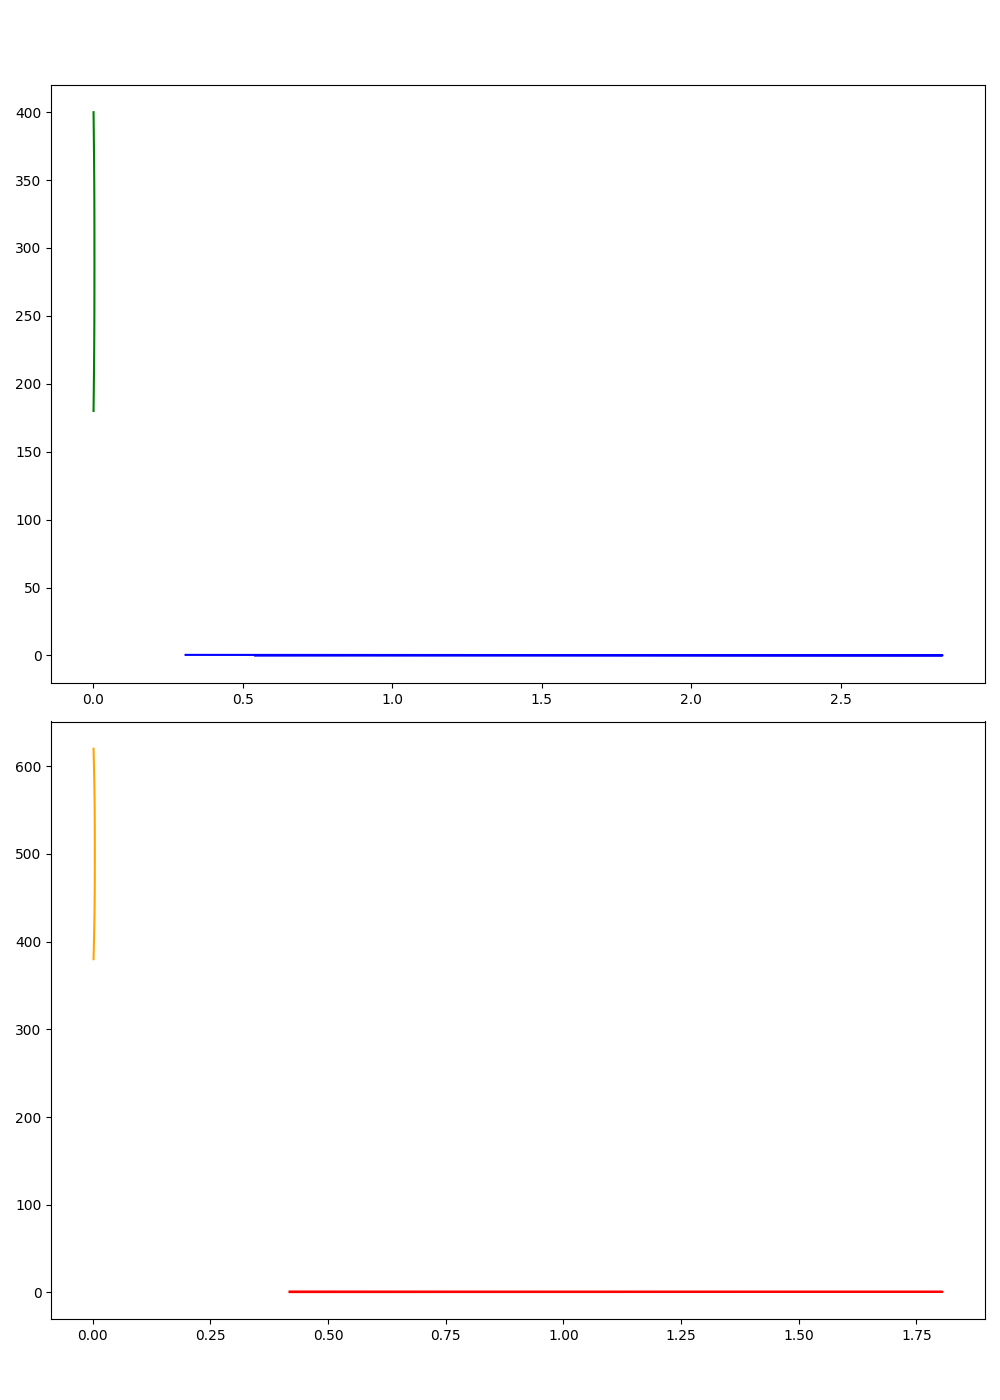

Generate this figure with Python:
import numpy as np
import matplotlib.pyplot as plt
from scipy.stats import gaussian_kde

# Data
luminosity_star_system1 = np.array([0.01, 0.03, 0.05, 0.07, 0.1, 0.15, 0.2, 0.25, 0.3, 0.35])
temperature_star_system1 = np.array([200, 220, 240, 260, 280, 300, 320, 340, 360, 380])

luminosity_star_system2 = np.array([0.5, 0.55, 0.6, 0.65, 0.7, 0.75, 0.8, 0.85, 0.9, 0.95, 1.0])
temperature_star_system2 = np.array([400, 420, 440, 460, 480, 500, 520, 540, 560, 580, 600])

# Density estimates using Gaussian KDE
kde_luminosity_star_system1 = gaussian_kde(luminosity_star_system1)
kde_temperature_star_system1 = gaussian_kde(temperature_star_system1)
kde_luminosity_star_system2 = gaussian_kde(luminosity_star_system2)
kde_temperature_star_system2 = gaussian_kde(temperature_star_system2)

# Create grid over which to evaluate the KDE
luminosity_grid1 = np.linspace(min(luminosity_star_system1) - 0.1, max(luminosity_star_system1) + 0.1, 100)
temperature_grid1 = np.linspace(min(temperature_star_system1) - 20, max(temperature_star_system1) + 20, 100)
density_luminosity1 = kde_luminosity_star_system1(luminosity_grid1)
density_temperature1 = kde_temperature_star_system1(temperature_grid1)

luminosity_grid2 = np.linspace(min(luminosity_star_system2) - 0.1, max(luminosity_star_system2) + 0.1, 100)
temperature_grid2 = np.linspace(min(temperature_star_system2) - 20, max(temperature_star_system2) + 20, 100)
density_luminosity2 = kde_luminosity_star_system2(luminosity_grid2)
density_temperature2 = kde_temperature_star_system2(temperature_grid2)

# Create plot
fig, ax = plt.subplots(2, 1, figsize=(10, 14), sharex=False)

# Plot for Star System 1
ax[0].plot(density_luminosity1, luminosity_grid1, color='blue')
ax[0].plot(density_temperature1, temperature_grid1, color='green')

# Plot for Star System 2
ax[1].plot(density_luminosity2, luminosity_grid2, color='red')
ax[1].plot(density_temperature2, temperature_grid2, color='orange')

plt.tight_layout(rect=[0, 0.03, 1, 0.95])
plt.show()
